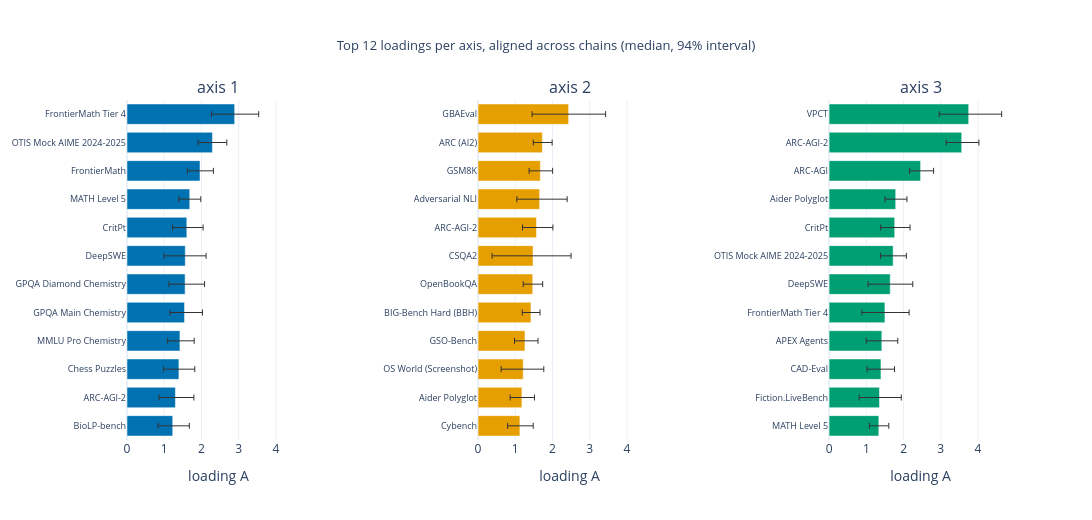

Here is the notebook cell this chart was saved with:
### Markdown cell above
### 6 · What each axis loads on

### Code cell
A_al = np.concatenate([A[c][:, :, list(PERM[c])] for c in range(N_CHAIN)], axis=0)  # (S, bench, 3)
med = np.median(A_al, axis=0)
lo, hi = np.quantile(A_al, [0.03, 0.97], axis=0)
TOPN = 12

fig = make_subplots(rows=1, cols=3, horizontal_spacing=0.19,
                    subplot_titles=[f"axis {k + 1}" for k in range(3)])
for k in range(3):
    idx = np.argsort(-med[:, k])[:TOPN][::-1]
    fig.add_trace(go.Bar(
        y=BENCH[idx], x=med[idx, k], orientation="h", showlegend=False,
        marker_color=PAIR_COL[k],
        error_x=dict(type="data", symmetric=False, array=hi[idx, k] - med[idx, k],
                     arrayminus=med[idx, k] - lo[idx, k], thickness=1, width=3,
                     color=C["dark"])), row=1, col=k + 1)
fig.update_xaxes(title="loading A", range=[0, 1.06 * hi.max()])
fig.update_yaxes(tickfont=dict(size=9))
fig.update_layout(
    title=f"Top {TOPN} loadings per axis, aligned across chains (median, 94% interval)",
    height=520, width=1150, bargap=0.28)
show(fig, "p6_top_loadings")

### Figure 1 — Plotly figure (JSON) as saved in the notebook; plotly's stock layout.template omitted (floating-point values rounded to 4 significant figures)
{"data": [{"error_x": {"array": [0.4454, 0.4962, 0.4258, 0.3819, 0.4832, 0.5228, 0.559, 0.4376, 0.2968, 0.3603, 0.3863, 0.6456], "arrayminus": [0.3952, 0.4377, 0.4155, 0.3313, 0.3892, 0.4339, 0.5679, 0.3827, 0.2944, 0.3397, 0.3851, 0.6207], "color": "#333333", "symmetric": false, "thickness": 1, "type": "data", "width": 3}, "marker": {"color": "#0072B2"}, "orientation": "h", "showlegend": false, "type": "bar", "x": [1.228, 1.299, 1.394, 1.422, 1.544, 1.56, 1.564, 1.606, 1.685, 1.961, 2.294, 2.891], "xaxis": "x", "y": ["BioLP-bench", "ARC-AGI-2", "Chess Puzzles", "MMLU Pro Chemistry", "GPQA Main Chemistry", "GPQA Diamond Chemistry", "DeepSWE", "CritPt", "MATH Level 5", "FrontierMath", "OTIS Mock AIME 2024-2025", "FrontierMath Tier 4"], "yaxis": "y"}, {"error_x": {"array": [0.358, 0.3382, 0.5519, 0.3496, 0.2428, 0.2681, 1.022, 0.4418, 0.7384, 0.3305, 0.2626, 0.994], "arrayminus": [0.3287, 0.3174, 0.5931, 0.2818, 0.2334, 0.2546, 1.1, 0.3739, 0.6124, 0.3008, 0.2433, 0.9796], "color": "#333333", "symmetric": false, "thickness": 1, "type": "data", "width": 3}, "marker": {"color": "#E69F00"}, "orientation": "h", "showlegend": false, "type": "bar", "x": [1.123, 1.178, 1.214, 1.26, 1.421, 1.468, 1.476, 1.568, 1.654, 1.673, 1.727, 2.432], "xaxis": "x2", "y": ["Cybench", "Aider Polyglot", "OS World (Screenshot)", "GSO-Bench", "BIG-Bench Hard (BBH)", "OpenBookQA", "CSQA2", "ARC-AGI-2", "Adversarial NLI", "GSM8K", "ARC (AI2)", "GBAEval"], "yaxis": "y2"}, {"error_x": {"array": [0.2678, 0.5867, 0.3645, 0.4284, 0.6503, 0.6054, 0.3542, 0.4127, 0.3018, 0.349, 0.4617, 0.8853], "arrayminus": [0.253, 0.5454, 0.3736, 0.4195, 0.6175, 0.5975, 0.3378, 0.3761, 0.2847, 0.2953, 0.4172, 0.792], "color": "#333333", "symmetric": false, "thickness": 1, "type": "data", "width": 3}, "marker": {"color": "#009E73"}, "orientation": "h", "showlegend": false, "type": "bar", "x": [1.335, 1.352, 1.393, 1.416, 1.499, 1.642, 1.72, 1.761, 1.788, 2.457, 3.561, 3.748], "xaxis": "x3", "y": ["MATH Level 5", "Fiction.LiveBench", "CAD-Eval", "APEX Agents", "FrontierMath Tier 4", "DeepSWE", "OTIS Mock AIME 2024-2025", "CritPt", "Aider Polyglot", "ARC-AGI", "ARC-AGI-2", "VPCT"], "yaxis": "y3"}], "layout": {"annotations": [{"font": {"size": 16}, "showarrow": false, "text": "axis 1", "x": 0.1033, "xanchor": "center", "xref": "paper", "y": 1.0, "yanchor": "bottom", "yref": "paper"}, {"font": {"size": 16}, "showarrow": false, "text": "axis 2", "x": 0.5, "xanchor": "center", "xref": "paper", "y": 1.0, "yanchor": "bottom", "yref": "paper"}, {"font": {"size": 16}, "showarrow": false, "text": "axis 3", "x": 0.8967, "xanchor": "center", "xref": "paper", "y": 1.0, "yanchor": "bottom", "yref": "paper"}], "bargap": 0.28, "height": 520, "title": {"font": {"size": 13}, "text": "Top 12 loadings per axis, aligned across chains (median, 94% interval)", "x": 0.5}, "width": 1150, "xaxis": {"anchor": "y", "domain": [0.0, 0.2067], "range": [0, 4.912], "title": {"text": "loading A"}}, "xaxis2": {"anchor": "y2", "domain": [0.3967, 0.6033], "range": [0, 4.912], "title": {"text": "loading A"}}, "xaxis3": {"anchor": "y3", "domain": [0.7933, 1.0], "range": [0, 4.912], "title": {"text": "loading A"}}, "yaxis": {"anchor": "x", "domain": [0.0, 1.0], "tickfont": {"size": 9}}, "yaxis2": {"anchor": "x2", "domain": [0.0, 1.0], "tickfont": {"size": 9}}, "yaxis3": {"anchor": "x3", "domain": [0.0, 1.0], "tickfont": {"size": 9}}}}
